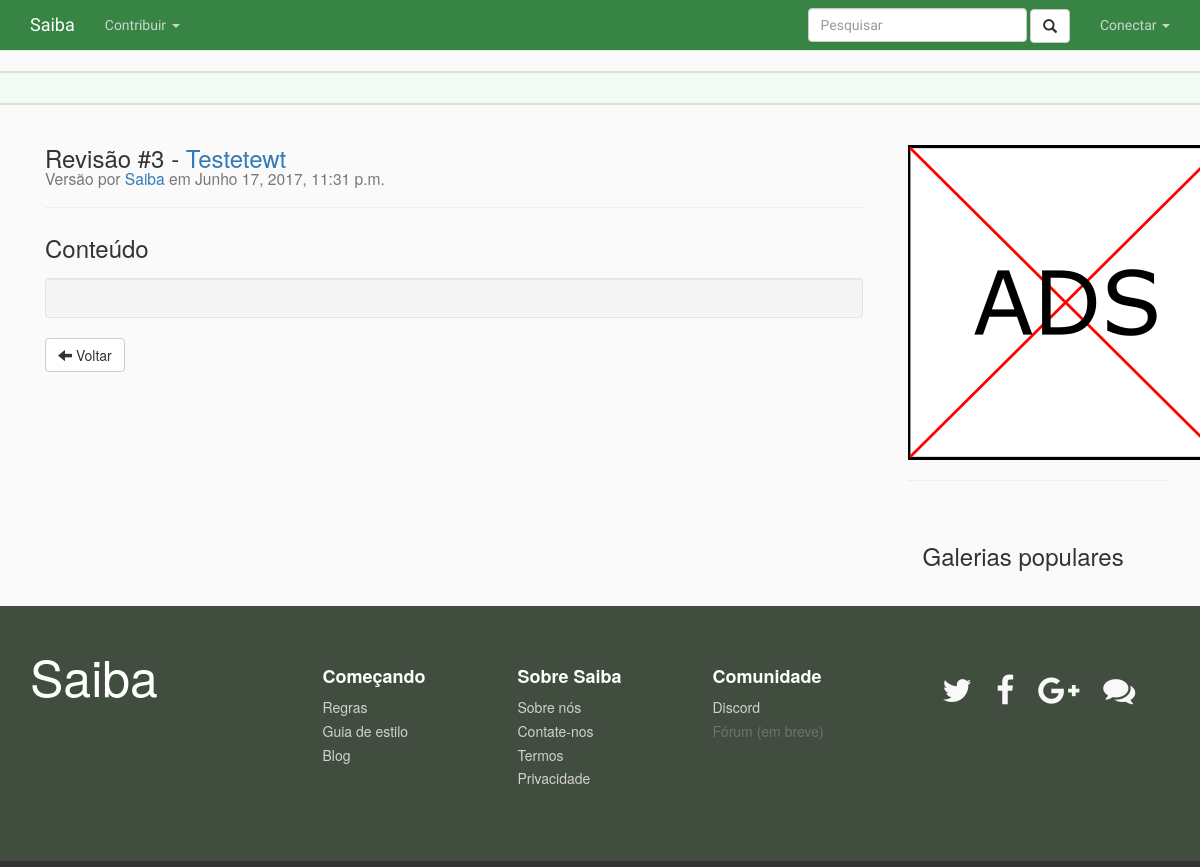
/entrada/testetewt/revisoes/3, run on the app's committed database.
### entry/models.py (models this page shows, shortened)
class Revision(models.Model):
    author = models.ForeignKey(User, default=1)
    entry = models.ForeignKey(Entry, on_delete=models.CASCADE, related_name="revisions")
    content = models.TextField(max_length=2500)
    date = models.DateTimeField(auto_now_add=True, blank=True)
    hidden = models.BooleanField(default=False)

class Entry(models.Model):
    author                  = models.ForeignKey(User, default=1)
    title                   = models.CharField(max_length=250)
    slug                    = models.SlugField(max_length=250, default="", blank=True, unique=True, db_index=True)
    status                  = models.ForeignKey(Status, default=1)
    category                = models.ForeignKey(Category, default=1)
    type                    = models.CharField(max_length=100, blank=True)
    date_origin             = models.CharField(max_length=100, blank=True)
    origin                  = models.CharField(max_length=100)
    icon                    = models.ImageField(upload_to='icon/', blank=True)
    icon_url                = models.URLField(blank=True)
    hidden                  = models.BooleanField(default=False)
    images_locked           = models.BooleanField(default=False)
    videos_locked           = models.BooleanField(default=False)
    comments_locked         = models.BooleanField(default=False)
    tags                    = models.ManyToManyField('home.Tag', blank=True)
    trending_points         = models.IntegerField(default=0)
    editorship              = models.ManyToManyField('profile.Profile', blank=True)
    view                    = GenericRelation('feedback.View')
    class Meta:
        verbose_name_plural = "entries"
        index_together = ( ('id', 'slug'), )

### entry/views.py (the view)
# urls.py: url(r'^(?P<entry_slug>[\w-]+)/revisoes/(?P<revision_id>[0-9]+)', views.revision, name='revision'),
def revision(request, entry_slug, revision_id):
    revision = get_object_or_404(Revision, hidden=False, pk=revision_id)
    previous_revision = Revision.objects.filter(entry=revision.entry.pk, hidden=False, pk__lt=revision_id).order_by('-id').first()
    revision_text = revision.content
    previous_revision_text = ""
    if previous_revision:
        previous_revision_text = previous_revision.content
    html_result = ghdiff.diff(previous_revision_text, revision_text)
    return render(request, escape('entry/revision.html'), { 'revision': revision, 'html': html_result })

### entry/templates/entry/revision.html (shortened to what this page needs)
﻿{% extends 'home/base.html' %}
{% block body %}
    <div class="col-md-12">
        <div class="h3">
            Revisão #{{ revision.id }} - <a href="{% url 'entry:detail' revision.entry.slug %}">{{ revision.entry.title }}</a>
            <br/>
            <small>Versão por <a href="#">{{ revision.author.username }}</a> em {{ revision.date }}</small>
        </div>
        <hr />
        <h2>Conteúdo</h2>
        <div class="well">
        </div>
        <a href="{% url 'entry:history' revision.entry.slug %}" class="btn btn-default" role="button">
            <span class="glyphicon glyphicon-arrow-left" aria-hidden="true"></span>
            Voltar
        </a>
    </div>
{% endblock %}

### home/static/home/style.css (style rules this page uses)
h2 { font-size: 24px; line-height: 40px; }

### home/static/home/css/footer.css (style rules this page uses)
html { height: 100%; }

### data on the page
Revision: id "3", entry "Testetewt", author.username "Saiba", date "Junho 17, 2017, 11:31 p.m."
